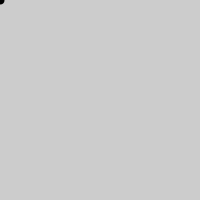
Frame 1 (no input)
Frame 60 (the mouse pressed at the canvas centre just before this capture): identical to frame 1, image omitted
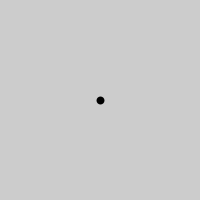
Frame 120 (the mouse held since frame 60 and released just before this capture)

The Processing sketch that drew these frames (run headless with seeded random() and noise(); from frame 60 on, the mouse is pressed at the canvas centre):

// Processing sketch: Intaractivity_03_Mouse_pmouse
// ── Intaractivity_03_Mouse_pmouse.pde
// Mouse Position
// pmouseX,pmouseY 前のフレームの座標

void setup(){
  size(200, 200);
  strokeWeight(8);
  frameRate(12);
}


void draw(){
  background(204);
  line(mouseX,mouseY, pmouseX,pmouseY);

  println(mouseX, pmouseX);
}
